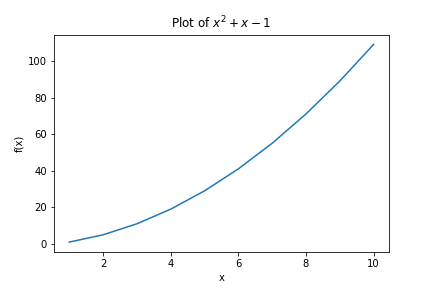

Write Python code to recreate this figure.
import matplotlib.pyplot as plt

def f_x(x):
    return x**2 + x - 1

xvalues = range (1,11)

yvalues = [f_x(x) for x in xvalues]

plt.xlabel("x")
plt.ylabel("f(x)")
plt.title(r"Plot of $x^2 + x -1$ ")
plt.plot(xvalues,yvalues)
